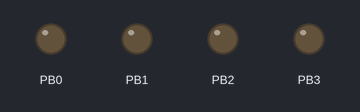
Bench run of a program on a simulated ATmega328P, built with avr-gcc and emulated at 16 MHz (the files do not name the chip). Shown: output pins drawn as LEDs (lit = HIGH).

Above: at 0.5 s.
At 1.5 s:
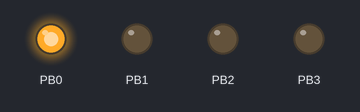
At 3.5 s:
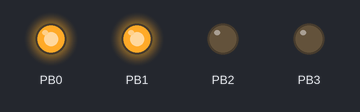
At 6.5 s:
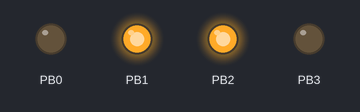
At 9.5 s:
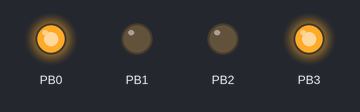
At 12.5 s:
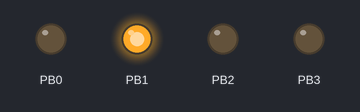
Timing chart, 0 to 13.0 s (numbered marks = the images above):
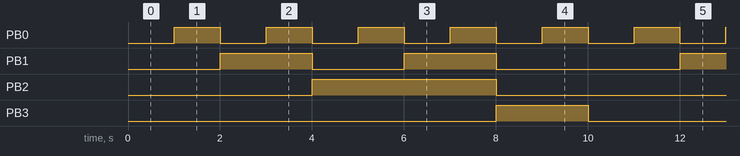

The program:

main.c
```c
#define F_CPU 16000000UL
#include <avr/io.h>
#include <util/delay.h>

int main(void)
{
    DDRB |= (1<<PB0) | (1<<PB1) | (1<<PB2) | (1<<PB3);

    while(1)
    {
        for(uint8_t i = 0; i < 10; i++)
        {
            PORTB &= 0xF0;

            PORTB |= (i & 0x0F);

            _delay_ms(1000);
        }
    }
}
```

Measured:
- by itself, PB0: alternates HIGH for 1.0 s and LOW for 1.0 s
- by itself, PB1: repeats every 10.0 s: LOW 2.0 s, HIGH 2.0 s, LOW 4.0 s, HIGH 2.0 s
- by itself, PB2: alternates HIGH for 4.0 s and LOW for 6.0 s
- by itself, PB3: alternates HIGH for 2.0 s and LOW for 8.0 s
